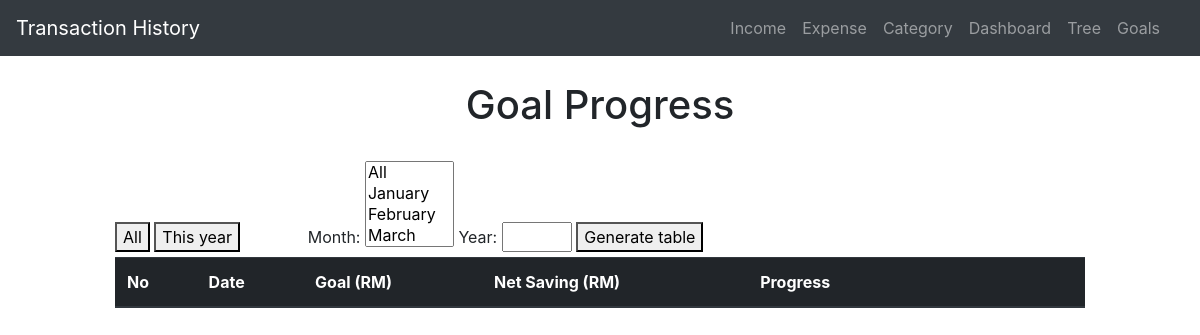
The page /compare on the database as committed earlier.
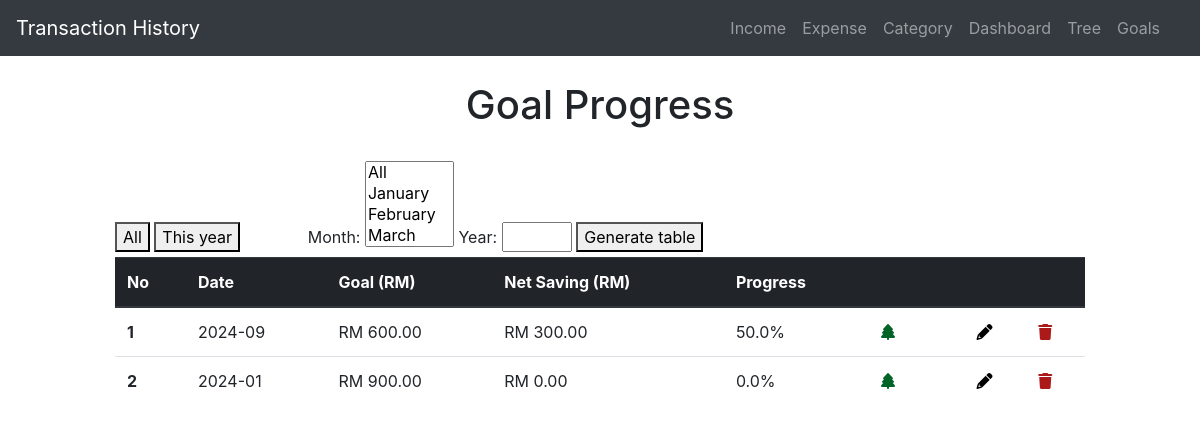
The same page on the database as committed later.
### application/models.py (models this page shows, shortened)
class goal(db.Model):
    id = db.Column(db.Integer, primary_key=True)
    amount = db.Column(db.Double, nullable=False)
    month = db.Column(db.String(30),nullable=False)
    year = db.Column(db.Integer, nullable=False)

### application/routes.py (the view)
@app.route('/compare', methods=['GET', 'POST'])
def compare():
    goall = goal.query.all()
    net_query = db.session.query(
        func.sum(net.amount).label('total'),
        func.strftime('%Y-%m', net.date).label('month_year')
    ).group_by(func.strftime('%Y-%m', net.date)).all()
    net_dict = {result.month_year: result.total for result in net_query}
    amounts = []
    for goal_entry in goall:
        month_year = f'{goal_entry.year}-{int(goal_entry.month):02d}'
        net_amount = net_dict.get(month_year, 0)
        if goal_entry.amount == 0 :
            progress = 0
        else:  # Avoid division by zero
            progress = ( net_amount / goal_entry.amount) * 100
            progress = min(progress, 100)  # Cap progress at 100%
        amounts.append({
            'id':goal_entry.id,
            'month_year': month_year,
            'goal': goal_entry.amount,
            'net': net_amount,
            'progress' :progress
        })
        amounts.sort(key=lambda x: x['month_year'], reverse=True)
    return render_template('goal.html', amounts=amounts)

### application/templates/goal.html (shortened to what this page needs)
{% extends 'layout.html' %}
{% block content %}
<head>
    <link rel="stylesheet" href="https://cdnjs.cloudflare.com/ajax/libs/font-awesome/6.0.0-beta3/css/all.min.css">
</head>
<div class="col-sm-10 ml-auto mr-auto ">
    <center>
     <H1>Goal Progress</H1>
    </center>
    <br>
    <div class="column is-one-third is-offset-one-third">
        <form hx-post="/search_year_month" hx-target="#results" hx-swap="innerHTML">
            <row>
                <button type='button' hx-get="/all_goaltable" hx-target="#results">All</button>
                <button type='button' hx-get="/this_year_goaltable" hx-target="#results">This year</button></row>
                <label for="month">Month:</label>
                <select name="month" id="month" multiple>
                    <option value="all">All</option>
                    <option value="1">January</option>
                    <option value="2">February</option>
                    <option value="3">March</option>
                    <option value="4">April</option>
                </select>
                <label for="year">Year:</label>
                <input type="number" id="year" name="year" class="input is-small", style="width: 70px;" required>
                <button type="submit" class="input is-small">Generate table</button>
        </form>
    </div>
    <table class="table">
        <thead class="thead-dark">
            <tr>
                <th scope="col">No</th>
                <th scope="col">Date</th>
                <th scope="col">Goal (RM)</th>
                <th scope="col">Net Saving (RM)</th>
                <th scope="col">Progress</th>
                <th scope="col"></th>
                <th scope="col"></th>
                <th scope="col"></th>
                <th scope="col"></th>
            </tr>
        </thead>
        <tbody id="results">
            {% for entry in amounts %}
                    <tr>
                        <th scope="row">{{loop.index}}</th>
                        <td>{{entry.month_year}}</td>
                        <td class="amount-field">RM {{ "{:.2f}".format(entry.goal) }}</td>
                        <td class="amount-field">RM {{ "{:.2f}".format(entry.net) }}</td>
                        {% if entry.progress < 0 %}
                            <td><span style="color: rgb(223, 20, 20);">{{ entry.progress | round(2) }}%</span></td>
                        {% elif entry.progress == 100 %}
                            <td><span style="color: rgb(0, 100, 38);">{{ entry.progress | round(2) }}%</span></td>
                        {% else %}
                            <td>{{ entry.progress | round(2) }}%</td>
                        {% endif %}
                        <td>
                            <a hx-get="{{ url_for('tree_goal', entry_id=entry.id, entry_net= entry.net) }}" hx-target="#goal-image-section" hx-swap="innerHTML">
                                <i class="fa-solid fa-tree" style="color: rgb(0, 100, 38);"></i>
                            </a>
                        </td>
                        <td></td><td><a href="{{ url_for('edit_goal', entry_id=entry.id) }}"  class="edit" title="Edit" data-toggle="tooltip" id="1"><i class="fa fa-pencil" style="color: rgb(0, 0, 0);"></i></a></td>
                        <td><a href="{{ url_for('delete_goal', entry_id=entry.id ) }}" class="delete" title="Delete" data-toggle="tooltip" id="1"><i class="fa-solid fa-trash" style="color: rgb(172, 25, 25);"></i></a></td>
                    </tr>
            {% endfor %}
        </tbody>
    </table>
</div>
{% endblock %}

### application/templates/layout.html (shortened to what this page needs)
<!DOCTYPE html>
<html lang="en">
<head>
    <link rel="stylesheet"
        href="https://maxcdn.bootstrapcdn.com/bootstrap/4.0.0/css/bootstrap.min.css"
        href="static/styles.css"
>
</head>
<body>
    <div class="container-fluid">
        <div class="row">
            <div class="col-md-12 p-0">
                <header class="mb-4">
                    <nav class="navbar navbar-expand-lg navbar-dark bg-dark">
                        <a class="navbar-brand" href="{{ url_for('index') }}">Transaction History</a>
                        <div class="collapse navbar-collapse" id="navbarNavAltMarkup">
                            <div class="navbar-nav ml-auto mr-3">
                                <a class="nav-item nav-link" href="{{ url_for('add_income') }}">Income</a>
                                <a class="nav-item nav-link" href="{{ url_for('add_expense') }}">Expense</a>
                                <a class="nav-item nav-link" href="{{ url_for('categoryy') }}">Category</a>
                                <a class="nav-item nav-link" href="{{ url_for('dashboard') }}">Dashboard</a>
                                <a class="nav-item nav-link" href="{{ url_for('tree') }}">Tree</a>
                                <a class="nav-item nav-link" href="{{ url_for('compare') }}">Goals</a>
                            </div>
                        </div>
                    </nav>
                </header>
            </div>
        </div>
        <div class="row justify-content-center">
            <div class="col-md-10"></div>
                {% block content %}{% endblock %}
            </div>
        </div>
</body>
</html>

Rows that differ between the two databases and show on the page:
added goal: month_year "2024-09", goal "600.00", net "300.00", progress "50.0"
added goal: month_year "2024-01", goal "900.00", net "0.00", progress "0.0"
